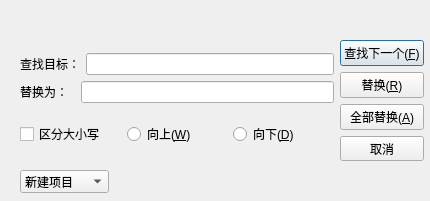
<?xml version="1.0" encoding="UTF-8"?>
<ui version="4.0">
 <class>replaceDialog</class>
 <widget class="QDialog" name="replaceDialog">
  <property name="geometry">
   <rect>
    <x>0</x>
    <y>0</y>
    <width>430</width>
    <height>201</height>
   </rect>
  </property>
  <property name="windowTitle">
   <string>替换</string>
  </property>
  <widget class="QComboBox" name="comboBox">
   <property name="geometry">
    <rect>
     <x>20</x>
     <y>170</y>
     <width>89</width>
     <height>23</height>
    </rect>
   </property>
   <item>
    <property name="text">
     <string>新建项目</string>
    </property>
   </item>
   <item>
    <property name="text">
     <string>新建项目</string>
    </property>
   </item>
  </widget>
  <widget class="QWidget" name="layoutWidget">
   <property name="geometry">
    <rect>
     <x>20</x>
     <y>40</y>
     <width>404</width>
     <height>121</height>
    </rect>
   </property>
   <layout class="QHBoxLayout" name="horizontalLayout_4">
    <item>
     <layout class="QVBoxLayout" name="verticalLayout_4">
      <item>
       <layout class="QVBoxLayout" name="verticalLayout_3">
        <item>
         <layout class="QHBoxLayout" name="horizontalLayout">
          <item>
           <widget class="QLabel" name="label">
            <property name="text">
             <string>查找目标：</string>
            </property>
           </widget>
          </item>
          <item>
           <widget class="QLineEdit" name="secherlineEdit"/>
          </item>
         </layout>
        </item>
        <item>
         <layout class="QHBoxLayout" name="horizontalLayout_3">
          <item>
           <widget class="QLabel" name="label_2">
            <property name="text">
             <string>替换为：  </string>
            </property>
           </widget>
          </item>
          <item>
           <widget class="QLineEdit" name="secherlineEdit_2"/>
          </item>
         </layout>
        </item>
       </layout>
      </item>
      <item>
       <layout class="QHBoxLayout" name="horizontalLayout_2">
        <item>
         <widget class="QCheckBox" name="checkBox">
          <property name="text">
           <string>区分大小写</string>
          </property>
         </widget>
        </item>
        <item>
         <widget class="QRadioButton" name="rBup">
          <property name="text">
           <string>向上(&amp;W)</string>
          </property>
         </widget>
        </item>
        <item>
         <widget class="QRadioButton" name="rBdown">
          <property name="text">
           <string>向下(&amp;D)</string>
          </property>
         </widget>
        </item>
       </layout>
      </item>
     </layout>
    </item>
    <item>
     <layout class="QVBoxLayout" name="verticalLayout">
      <item>
       <widget class="QPushButton" name="pushButton">
        <property name="text">
         <string>查找下一个(&amp;F)</string>
        </property>
       </widget>
      </item>
      <item>
       <widget class="QPushButton" name="pushButton_5">
        <property name="text">
         <string>替换(&amp;R)</string>
        </property>
       </widget>
      </item>
      <item>
       <widget class="QPushButton" name="pushButton_6">
        <property name="text">
         <string>全部替换(&amp;A)</string>
        </property>
       </widget>
      </item>
      <item>
       <widget class="QPushButton" name="pushButton_2">
        <property name="text">
         <string>取消</string>
        </property>
       </widget>
      </item>
     </layout>
    </item>
   </layout>
  </widget>
 </widget>
 <resources/>
 <connections/>
</ui>
